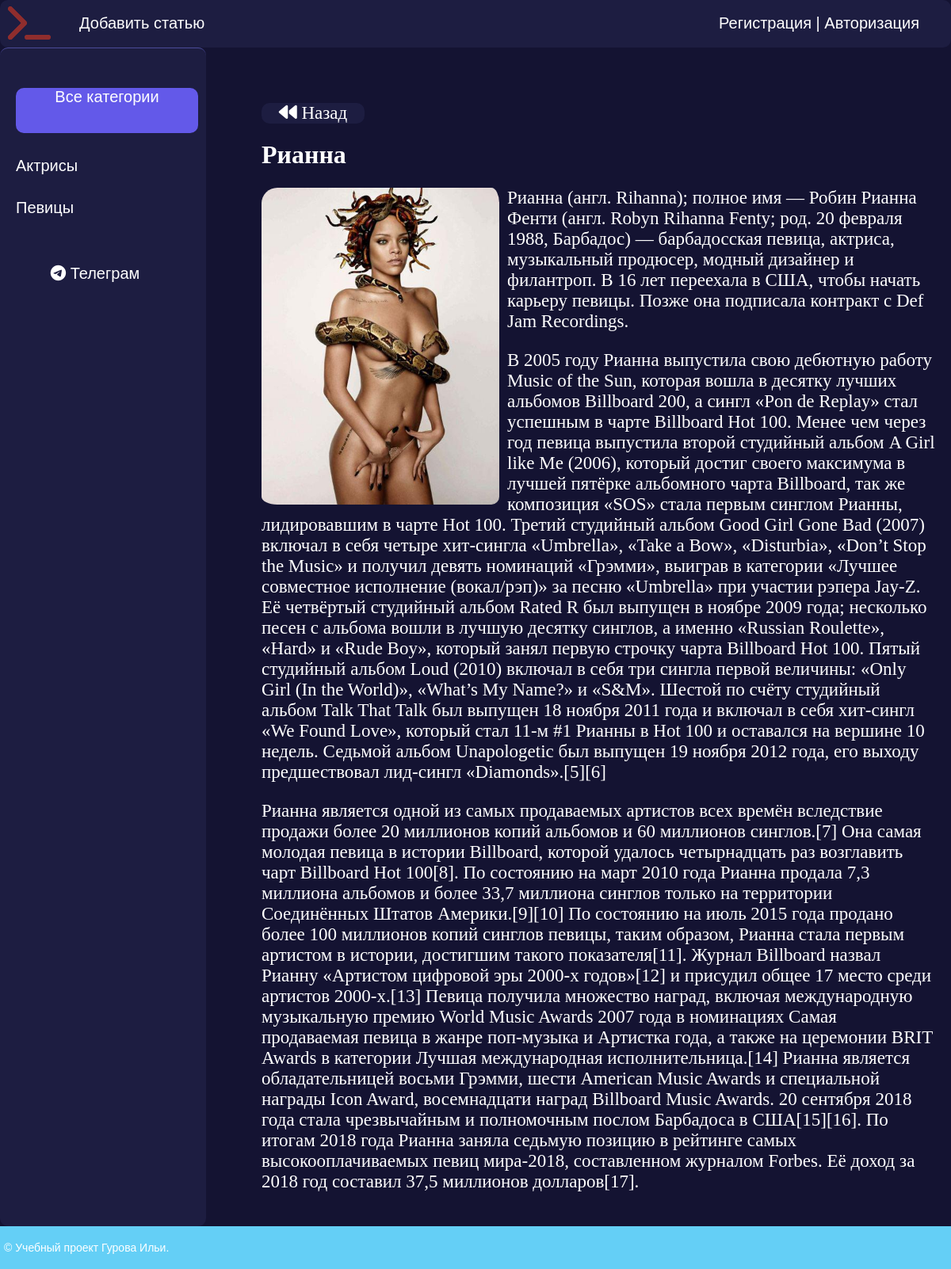
Page /post/rianna/ on the committed database.
### women/models.py (models this page shows, shortened)
class Category(models.Model):
    name = models.CharField(max_length=100, db_index=True, verbose_name='Категория')
    slug = models.SlugField(max_length=255, unique=True, db_index=True, verbose_name='URL')
    def get_absolute_url(self):
        return reverse('category', kwargs={'cat_slug': self.slug})
    class Meta:
        verbose_name = 'Категорию'
        verbose_name_plural = 'Категории'
        ordering = ['id']

class Women(models.Model):
    title = models.CharField(max_length=255, verbose_name='Заголовок')
    slug = models.SlugField(max_length=255, unique=True, db_index=True, verbose_name='URL')
    content = models.TextField(blank=True,verbose_name='Содержание статьи')
    photo = models.ImageField(upload_to="photos/%Y/%m/%d/", verbose_name='Фото')
    time_create = models.DateTimeField(auto_now_add=True, verbose_name='Время публикации')
    time_update = models.DateTimeField(auto_now=True, verbose_name='Время редактирования')
    is_published = models.BooleanField(default=True,verbose_name='Публикация')
    cat = models.ForeignKey('Category', on_delete=models.PROTECT, verbose_name='Категория')
    author = models.ForeignKey(User, on_delete=models.CASCADE, verbose_name='Автор')
    def __str__(self):
        return self.title
    class Meta:
        verbose_name = 'Известная женщина'
        verbose_name_plural = 'Известные женщины'
        ordering = ['-time_create']

### women/views.py (the view)
# urls.py: path('post/<slug:post_slug>/', ShowPost.as_view(), name='post'),
class ShowPost(DataMixin, DetailView):
    model = Women
    template_name = 'women/post.html'
    slug_url_kwarg = 'post_slug'
    context_object_name = 'post'
    def get_context_data(self, *, object_list=None, **kwargs):
        context = super().get_context_data(**kwargs)
        c_def = self.get_user_context(title=context['post'])
        return {**context, **c_def}

### women/utils.py (called while the page is built)
    def get_user_context(self,**kwargs):
        context = kwargs
        cats = Category.objects.annotate(Count('women'))
        user_menu = menu.copy()
        if not self.request.user.is_authenticated:
            user_menu.pop(1)
        context['menu'] = user_menu
        context['cats'] = cats
        if 'cat_selected' not in context:
            context['cat_selected'] = 0
        return context

### women/templates/women/post.html (shortened to what this page needs)
{% extends 'women/base.html' %}
{% block content %}
    <a href="{{request.META.HTTP_REFERER}}" id="back-button"><i class="fa-solid fa-backward" style="color: #ffffff;"></i> Назад</a>
    <h1>{{post.title}}</h1>
    {% if post.photo %}
        <p><img class="img-article-left" src="{{ post.photo.url }}"></p>
    {% endif %}
    {{ post.content|linebreaks }}
{% endblock %}

### women/templates/women/base.html (shortened to what this page needs)
{% load static %}
{% load women_tags %}
<!DOCTYPE html>
<html>
<head>
	<link type="text/css" href="{% static 'women/css/styles.css' %}" rel="stylesheet" />
</head>
<body>
<table class="table-page" border=0 cellpadding="0" cellspacing="0">
<tr><td valign=top>
{% block mainmenu %}
		<div class="header">
			<ul id="mainmenu" class="mainmenu">
			<li class="logo"><a href="{% url 'home' %}"><div class="logo"></div></a></li>
{% for m in menu %}
		<li><a href="{% url m.url_name %}">{{m.title}}</a></li>
{% endfor %}
			{% if request.user.is_authenticated %}
				<li class="last">{{ user.username }} | <a href="{%url 'logout'%}">Выйти</a></li>
			{% else %}
				<li	class="last"><a href="{% url 'register' %}">Регистрация</a> | <a href="{% url 'login' %}">Авторизация</a></li>
			{% endif %}
			</ul>
		</div>
{% endblock mainmenu %}
<table class="table-content" border=0 cellpadding="0" cellspacing="0">
<tr>
	<td valign="top" class="left-chapters">
	<ul id="leftchapters">
	{% if cat_selected == 0 %}
		<li class="selected">Все категории</li>
	{% else %}
		<li><a href="{% url 'home' %}"><div>Все категории</div></a></li>
	{% endif %}
	{% for c in cats %}
		{% if c.women__count > 0 %}
			{% if c.pk == cat_selected %}
				<li class="selected">{{c.name}}</li>
			{% else %}
				<li><a href="{{ c.get_absolute_url }}">{{c.name}}</a></li>
			{% endif %}
		{% endif %}
	{% endfor %}
		<li class="share">
			<a class="share-tg" href="https://t.me/ilyaguroff" target="_blank" rel="nofollow">
				<i class="fa-brands fa-telegram" style="color: #ffffff;"></i> Телеграм</a>
		</li>
	</ul>
</td>
<td valign="top" class="content">
	<div class="content-text">
{% block content %}
{% endblock %}
	</div>
</td></tr></table>
</td></tr>
<tr><td valign=top>
	<div id="footer">
		<p>&copy; Учебный проект Гурова Ильи.</p>
	</div>
</td></tr></table>
</body>
</html>

### women/static/women/css/styles.css (style rules this page uses)
html, body { font-family: 'Arial'; margin: 0; padding: 0; height: 100%; width: 100%; background: #141332; color:white; }
a { color: #0059b2; text-decoration: none; }
img { max-width: 600px; height: auto; border-radius:20px; }
img.img-article-left { max-width: 300px; height: auto; float: left; padding: 0 10px 10px 0; }
.table-page { width: 100%; height: 100%; vertical-align: top; }
.table-page tr { height: 100%; }
.header { border-radius: 10px; background: #1D1D41; height: 60px; }
.logo { background: url('../images/terminal-solid.svg') no-repeat 10px 5px; width: 70px; height: 60px; }
ul.mainmenu { list-style: none; margin: 0; padding: 0; height: 60px; font-size: 20px; overflow: hidden; }
ul.mainmenu li { float: left; margin: 18px 40px 0 30px; }
ul.mainmenu li.logo { margin: 0; }
ul.mainmenu li.last { float: right; }
ul.mainmenu li a { color: white; text-decoration: none; }
.table-content { width: 100%; min-height: 100%; height: 100%; }
.left-chapters { border-radius: 10px; border-top: 1px solid #4B4B99; margin: 0; background: #1D1D41; min-height: 100%; }
.left-chapters ul { width: 230px; min-height: 100%; margin: 0; padding: 20px 10px 10px 20px; list-style: none; font-size: 20px; }
.left-chapters ul li { margin: 30px 0 0 0; color: white; }
.left-chapters ul li.selected { display: block; text-align:center; color: white; background:#6359E9; border-radius:10px; width: 230px; height: 57px; }
.left-chapters ul li a { color: white; text-decoration: none; }
.left-chapters ul li.share { margin: 60px 0 0 0; }
.left-chapters ul li.share a { display: inline-block; width: 40px; height: 40px; margin: 0 20px 0 0; }
.left-chapters ul li.share a.share-tg { text-align:center; color: white; border-radius:10px; width: 200px; }
.content { padding: 40px 20px 20px 40px; width: 100%; box-sizing: border-box; }
.content-text { margin: 30px 0 0 30px; color: white; font-size: 23px; font-family: Yandex Sans Display Light; }
.content-text h1 { font-size: 32px; }
#footer { box-sizing: border-box; background: #64CFF6; padding: 5px; color: #fff; font-size: 14px; font-family: Verdana, Geneva, Arial, Helvetica; text-align: left; overflow: hidden; }
#back-button { text-align:center; display: inline-block; width:130px; border-radius: 10px; background:#1D1D41; color:white; transition-duration: .2s; text-decoration: none; }

### rows in the picture
Category: name "Актрисы"
Category: name "Певицы"
Women: title "Рианна", photo (picture), content "Рианна (англ. Rihanna); полное имя — Робин Рианна Фенти (англ. Robyn Rihanna Fenty; род. 20 февраля 1988, Барбадос) — барбадосская певица, актриса, музыкальный продюсер, модный дизайнер и филантроп. В 16 лет переехала в США, чтобы начать карьеру певицы. Позже она подписала контракт с Def Jam Recordings. В 2005 году Рианна выпустила свою дебютную работу Music of the Sun, которая вошла в десятку лучших альбомов Billboard 200, а сингл «Pon de Replay» стал успешным в чарте Billboard Hot 100. Менее чем через год певица выпустила второй студийный альбом A Girl like Me (2006), который достиг своего максимума в лучшей пятёрке альбомного чарта Billboard, так же композиция «SOS» стала первым синглом…"

### other values in the picture
{{ m.title }} "Добавить статью"
